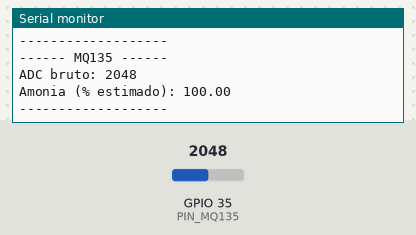
A sketch run on a simulated ESP32. Parts: the last lines printed to the serial monitor. The inputs (shaded band) are chosen by the test bench; at power-on: GPIO 35 (PIN_MQ135) = 2048 (analog values on the 0–4095 scale).

Above: at 3.2 s.
3.3 s: GPIO 35 (PIN_MQ135) set to 2866
At 4.6 s:
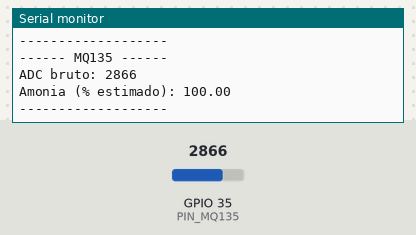
4.8 s: GPIO 35 (PIN_MQ135) set to 3603
At 5.8 s:
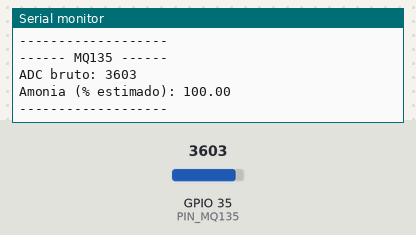
Timing chart, 0 to 7.8 s (numbered marks = the images above; inputs shaded):
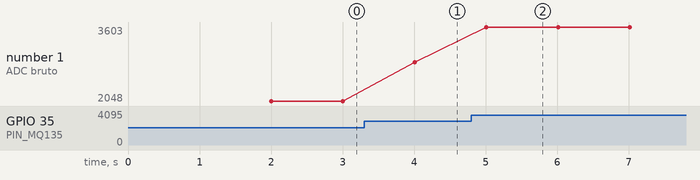

The sketch:

4.MQ135.ino
```cpp
// ===============================================
// === SENSOR MQ-135 (AMÔNIA)
// ===============================================

// --- PINO ---
#define PIN_MQ135 35

// --- VARIÁVEIS ---
int raw_mq135 = 0;
float amonia = 0.0f;

// --- FUNÇÃO DE CLASSIFICAÇÃO ---
float classifyMQ135(int raw) {
  if (raw <= 150) return 10.0f;
  else if (raw <= 400) return 30.0f;
  else if (raw <= 700) return 50.0f;
  else return 100.0f;
}
void setup() {

  Serial.begin(115200);
  delay(2000);

  Serial.println("Teste Sensor MQ135 iniciado");

  analogReadResolution(12); // ESP32 -> 0 a 4095
}

void loop() {

  // leitura do sensor
  raw_mq135 = analogRead(PIN_MQ135);

  // classificação da amônia
  amonia = classifyMQ135(raw_mq135);

  // ===== SERIAL =====
  Serial.println("------ MQ135 ------");

  Serial.print("ADC bruto: ");
  Serial.println(raw_mq135);

  Serial.print("Amonia (% estimado): ");
  Serial.println(amonia);

  Serial.println("-------------------\n");

  delay(1000);
}
```

Measured:
- after the input at 3.3 s, the serial monitor: prints a new line after 0.71 s (image 1)
- after the input at 4.8 s, the serial monitor: prints a new line after 0.21 s (image 2)
- plotted number 1: 2048 → 2866 after the input at 3.3 s, 2866 → 3603 after the input at 4.8 s
